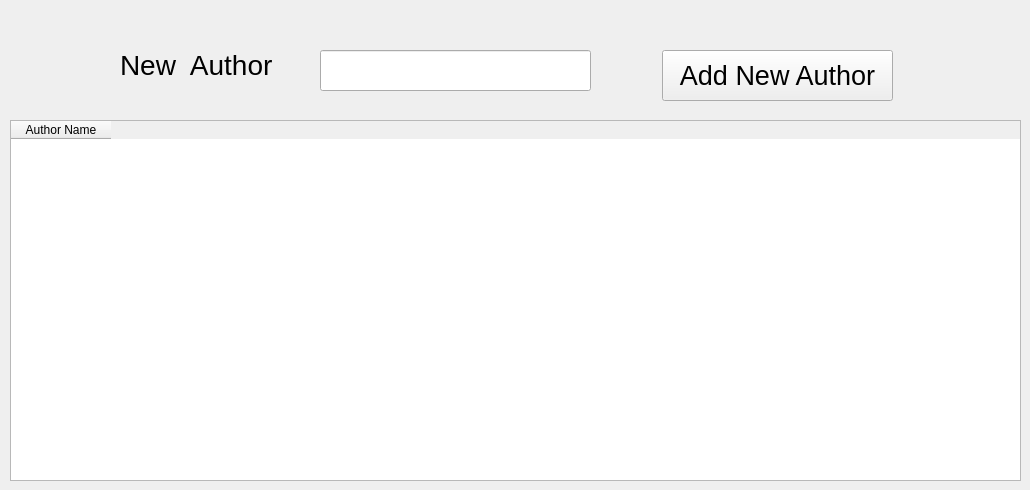
      <widget class="QWidget" name="tab_8">
       <attribute name="title">
        <string>Author</string>
       </attribute>
       <widget class="QPushButton" name="pushButton_15">
        <property name="geometry">
         <rect>
          <x>662</x>
          <y>50</y>
          <width>231</width>
          <height>51</height>
         </rect>
        </property>
        <property name="font">
         <font>
          <family>Segoe UI</family>
          <pointsize>20</pointsize>
         </font>
        </property>
        <property name="text">
         <string>Add New Author</string>
        </property>
       </widget>
       <widget class="QLineEdit" name="lineEdit_20">
        <property name="geometry">
         <rect>
          <x>320</x>
          <y>50</y>
          <width>271</width>
          <height>41</height>
         </rect>
        </property>
       </widget>
       <widget class="QLabel" name="label_27">
        <property name="geometry">
         <rect>
          <x>120</x>
          <y>44</y>
          <width>201</width>
          <height>41</height>
         </rect>
        </property>
        <property name="font">
         <font>
          <family>Segoe UI</family>
          <pointsize>21</pointsize>
         </font>
        </property>
        <property name="text">
         <string>New  Author</string>
        </property>
       </widget>
       <widget class="QTableWidget" name="tableWidget_3">
        <property name="geometry">
         <rect>
          <x>10</x>
          <y>120</y>
          <width>1011</width>
          <height>361</height>
         </rect>
        </property>
        <property name="font">
         <font>
          <family>Segoe UI</family>
          <pointsize>9</pointsize>
         </font>
        </property>
        <column>
         <property name="text">
          <string>Author Name</string>
         </property>
        </column>
       </widget>
      </widget>
